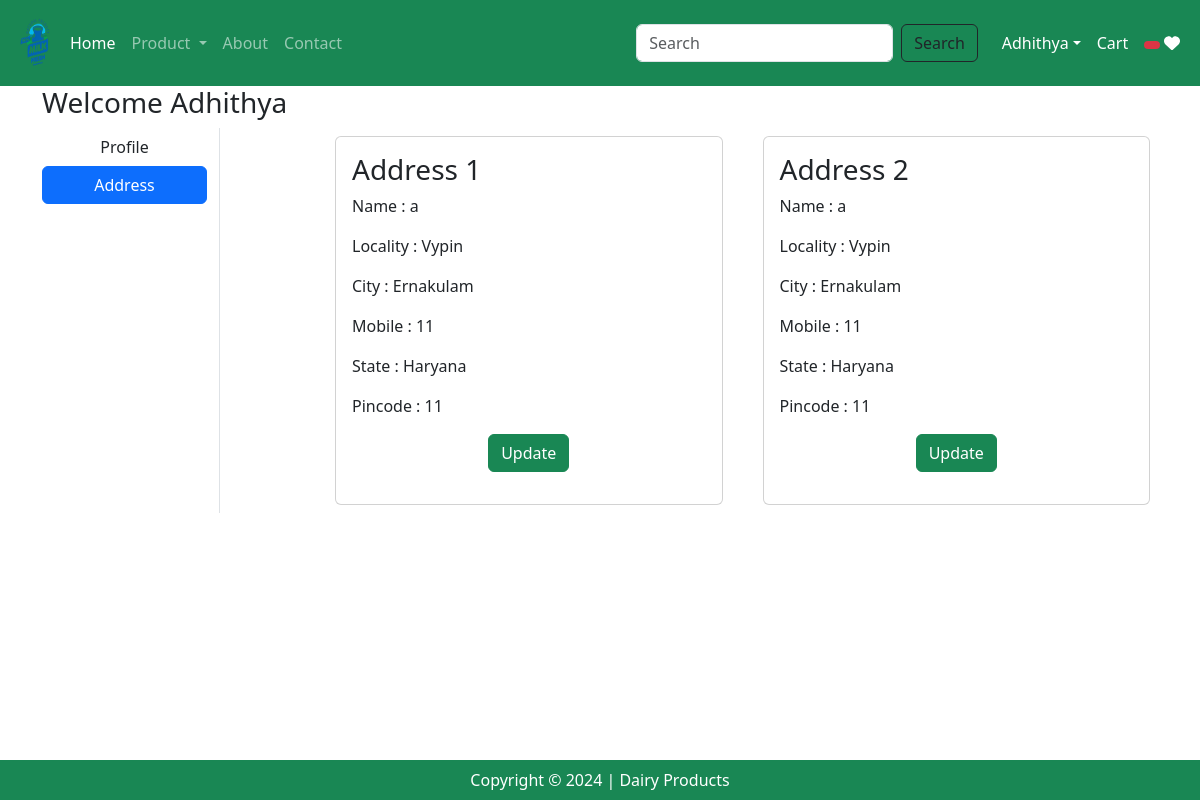
/address/ (signed in), run on the app's committed database.
### Ecom_app/models.py (models this page shows, shortened)
class Customer(models.Model):
    user = models.ForeignKey(User,on_delete=models.CASCADE)
    name = models.CharField(max_length=200)
    locality = models.CharField(max_length=50)
    city = models.CharField(max_length=50)
    mobile = models.IntegerField(default=0)
    zipcode = models.IntegerField()
    state = models.CharField(choices=STATE_CHOICE,max_length=100)

### Ecom_app/views.py (the view)
# urls.py: path('address/', views.address, name='address'),
@login_required
def address(request):
    add = Customer.objects.filter(user=request.user)
    totalitem=0
    wishitem=0
    if request.user.is_authenticated:
        totalitem=len(Cart.objects.filter(user=request.user))
        wishitem=len(Wishlist.objects.filter(user=request.user))
    return render(request, 'app/address.html', locals())

### Ecom_app/templates/app/address.html (shortened to what this page needs)
{% extends 'app/base.html' %}
{% load static %}
{% block main-content %}
<div class="container">
    <div class="row">
        <h3> Welcome <span class="text-capitalize">
            {{request.user}}
        </span></h3>
        <div class="col-sm-2 border-end">
            <ul class="list-unstyled">
                <li class="d-grid">
                    <a href="{% url 'Profile' %}" class="btn">Profile</a>
                </li>
                <li class="d-grid">
                    <a href="{% url 'address' %}" class="btn btn-primary">Address</a>
                </li>
            </ul>
        </div>
        <div class="col sm-8 offset-sm-1">
            <div class="row">
                {% for ad in add %}
                    <div class="col-sm-6">
                        <div class="card m-2">
                            <div class="card-body">
                                <h3>Address {{ forloop.counter}}</h3>
                                <p>Name : {{ad.name}}</p>
                                <p>Locality : {{ad.locality}}</p>
                                <p>City : {{ad.city}}</p>
                                <p>Mobile : {{ad.mobile}}</p>
                                <p>State : {{ad.state}}</p>
                                <p>Pincode : {{ad.zipcode}}</p>
                                <p class="text-center"><a href="{% url 'updateAddress' pk=ad.id %}" type="Update" class="btn btn-success">Update</a></p>
                            </div>
                        </div>
                    </div>
                {% endfor %}
            </div>
        </div>
    </div>
</div>
{% endblock main-content %}

### Ecom_app/templates/app/base.html (shortened to what this page needs)
<!DOCTYPE html>
<html lang="en">
<head>
    {% load static %}
    <link href="https://cdn.jsdelivr.net/npm/bootstrap@5.3.3/dist/css/bootstrap.min.css" rel="stylesheet">
    <link rel="stylesheet" href="https://cdnjs.cloudflare.com/ajax/libs/font-awesome/6.0.0/css/all.min.css">
    <link rel="stylesheet" href="{% static 'app/css/all.min.css' %}">
    <link rel="stylesheet" href="{% static 'app/css/owl.carousel.min.css' %}">
    <link rel="stylesheet" href="{% static 'app/css/style.css' %}">
</head>
<body>
    <nav class="navbar navbar-expand-lg navbar-dark bg-success">
        <div class="container-fluid">
            <img src="{% static 'app/images/products/logo1.png' %}" alt="Logo" width="50" height="70">
            <div class="collapse navbar-collapse" id="navbarSupportedContent">
                <ul class="navbar-nav me-auto mb-2 mb-lg-0">
                    {% if request.user.is_authenticated %}
                    <li class="nav-item">
                        <a class="nav-link active" aria-current="page" href="/">Home</a>
                    </li>
                    <li class="nav-item dropdown">
                        <a class="nav-link dropdown-toggle" href="#" role="button" data-bs-toggle="dropdown" aria-expanded="false">
                            Product
                        </a>
                    </li>
                    <li class="nav-item">
                        <a class="nav-link" href="{% url 'about' %}">About</a>
                    </li>
                    <li class="nav-item">
                        <a class="nav-link" href="{% url 'contact' %}">Contact</a>
                    </li>
                </ul>
                <form class="d-flex" role="search" action="/search">
                    <input class="form-control me-2" type="search" placeholder="Search"  name="search" aria-label="Search">
                    <button class="btn btn-outline-dark" type="submit">Search</button>
                </form>
                <ul class="navbar-nav ms-3">
                    <li class="nav-item dropdown">
                        <a class="nav-link dropdown-toggle text-white" href="#" id="profileDropdown" role="button" data-bs-toggle="dropdown" aria-expanded="false">{{ request.user.username }}</a>
                    </li>
                    <li class="nav-item">
                        <a href="{% url 'showcart' %}" class="nav-link text-white">Cart</a>
                    </li>
                    <li class="nav-item">
                        <a href="{% url 'wishlist' %}" class="nav-link text-white">
                            <span class="badge bg-danger">
                            </span>
                            <i class="fa fa-heart"></i>
                        </a>
                    </li>
                    {% endif %}
                </ul>
            </div>
        </div>
    </nav>
    {% block main-content %}{% endblock main-content %}
    <footer class="container-fluid bg-success text-center p-2 text-white fixed-bottom">
        Copyright © 2024 | Dairy Products
    </footer>
</body>
</html>

### data on the page
Customer: name "a", locality "Vypin", city "Ernakulam", mobile "11", state "Haryana", zipcode "11"
Customer: name "a", locality "Vypin", city "Ernakulam", mobile "11", state "Haryana", zipcode "11"

### other printed values
{{ request.user.username }} "Adhithya"
{{ request.user }} "Adhithya"
